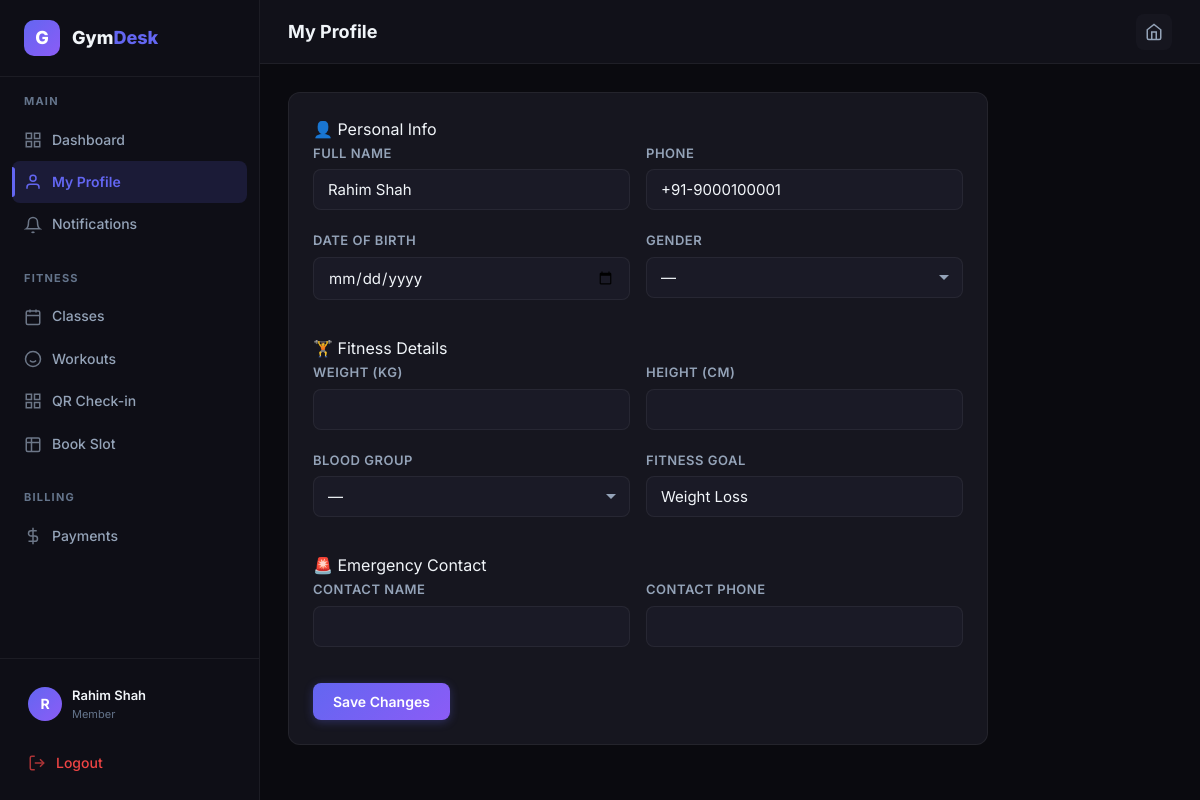
Page /member/profile (signed in) on the committed database.
### tables this page shows
CREATE TABLE users (
            id INTEGER PRIMARY KEY AUTOINCREMENT,
            email TEXT UNIQUE NOT NULL,
            password_hash TEXT NOT NULL,
            role TEXT NOT NULL CHECK(role IN ('system_admin','gym_admin','trainer','member')),
            full_name TEXT NOT NULL,
            phone TEXT,
            avatar TEXT,
            is_active INTEGER DEFAULT 1,
            created_at TIMESTAMP DEFAULT CURRENT_TIMESTAMP
        );

CREATE TABLE members (
            id INTEGER PRIMARY KEY AUTOINCREMENT,
            user_id INTEGER NOT NULL,
            gym_id INTEGER NOT NULL,
            date_of_birth DATE,
            gender TEXT,
            emergency_contact TEXT,
            emergency_phone TEXT,
            blood_group TEXT,
            weight_kg REAL,
            height_cm REAL,
            fitness_goal TEXT,
            membership_status TEXT DEFAULT 'active',
            joined_at TIMESTAMP DEFAULT CURRENT_TIMESTAMP,
            FOREIGN KEY (user_id) REFERENCES users(id),
            FOREIGN KEY (gym_id) REFERENCES gyms(id)
        );

### backend/routes/member.py (the view, shortened to what this page needs)
@member_bp.route('/profile', methods=['GET', 'POST'])
@login_required
@member_required
def profile():
    db = get_db()
    member = _get_member(db)
    user = db.execute('SELECT * FROM users WHERE id = ?', (current_user.id,)).fetchone()
    gym = db.execute('SELECT * FROM gyms WHERE id = ?', (member['gym_id'],)).fetchone()
    db.close()
    return render_template('member/profile.html', member=member, user=user, gym=gym)

### backend/app.py (called while the page is built)
    @property
    def is_authenticated(self):
        return True

### backend/database.py (called while the page is built)
def get_db():
    conn = sqlite3.connect(Config.DATABASE)
    conn.row_factory = sqlite3.Row
    conn.execute("PRAGMA foreign_keys = ON")
    return conn

### backend/routes/member.py (called while the page is built)
def _get_member(db):
    return db.execute('SELECT * FROM members WHERE user_id = ?', (current_user.id,)).fetchone()

### frontend/templates/member/profile.html (shortened to what this page needs)
{% extends "dashboard_base.html" %}{% block title %}My Profile{% endblock %}{% block page_title %}My Profile{% endblock
%}
{% block sidebar_nav %}{% include "member/_sidebar.html" %}{% endblock %}
{% block content %}
<div class="card" style="max-width:700px;">
    <form method="POST">
        <div class="form-section-title">👤 Personal Info</div>
        <div class="form-row">
            <div class="form-group"><label class="form-label">Full Name</label><input name="full_name"
                    class="form-control" value="{{ user['full_name'] }}"></div>
            <div class="form-group"><label class="form-label">Phone</label><input name="phone" class="form-control"
                    value="{{ user['phone'] or '' }}"></div>
        </div>
        <div class="form-row">
            <div class="form-group"><label class="form-label">Date of Birth</label><input type="date"
                    name="date_of_birth" class="form-control" value="{{ member['date_of_birth'] or '' }}"></div>
            <div class="form-group"><label class="form-label">Gender</label><select name="gender" class="form-control">
                    <option value="">—</option>
                </select></div>
        </div>
        <div class="form-section-title mt-4">🏋️ Fitness Details</div>
        <div class="form-row">
            <div class="form-group"><label class="form-label">Weight (kg)</label><input name="weight"
                    class="form-control" value="{{ member['weight_kg'] or '' }}"></div>
            <div class="form-group"><label class="form-label">Height (cm)</label><input name="height"
                    class="form-control" value="{{ member['height_cm'] or '' }}"></div>
        </div>
        <div class="form-row">
            <div class="form-group"><label class="form-label">Blood Group</label><select name="blood_group"
                    class="form-control">
                    <option value="">—</option>
                </select></div>
            <div class="form-group"><label class="form-label">Fitness Goal</label><input name="fitness_goal"
                    class="form-control" value="{{ member['fitness_goal'] or '' }}"></div>
        </div>
        <div class="form-section-title mt-4">🚨 Emergency Contact</div>
        <div class="form-row">
            <div class="form-group"><label class="form-label">Contact Name</label><input name="emergency_contact"
                    class="form-control" value="{{ member['emergency_contact'] or '' }}"></div>
            <div class="form-group"><label class="form-label">Contact Phone</label><input name="emergency_phone"
                    class="form-control" value="{{ member['emergency_phone'] or '' }}"></div>
        </div>
        <button class="btn btn-primary mt-4">Save Changes</button>
    </form>
</div>
{% endblock %}

### frontend/templates/dashboard_base.html (shortened to what this page needs)
{% extends "base.html" %}
{% block extra_css %}
<link rel="stylesheet" href="{{ url_for('static', filename='css/dashboard.css') }}">
{% endblock %}
{% block body %}
<div class="app-shell">
    <aside class="sidebar" id="sidebar">
        <div class="sidebar-header">
            <div class="sidebar-logo">G</div>
            <div class="sidebar-brand">Gym<span>Desk</span></div>
        </div>
        <nav class="sidebar-nav">
            {% block sidebar_nav %}{% endblock %}
        </nav>
        <div class="sidebar-footer">
            <div class="sidebar-user">
                <div class="sidebar-avatar">{{ current_user.full_name[0] }}</div>
                <div class="sidebar-user-info">
                    <div class="sidebar-user-name">{{ current_user.full_name }}</div>
                    <div class="sidebar-user-role">{{ current_user.role | replace('_', ' ') }}</div>
                </div>
            </div>
            <a href="{{ url_for('auth.logout') }}" class="nav-link mt-2" style="color: var(--error);">
                <svg width="18" height="18" viewBox="0 0 24 24" fill="none" stroke="currentColor" stroke-width="2">
                    <path d="M9 21H5a2 2 0 01-2-2V5a2 2 0 012-2h4" />
                    <polyline points="16 17 21 12 16 7" />
                    <line x1="21" y1="12" x2="9" y2="12" />
                </svg>
                Logout
            </a>
        </div>
    </aside>
    <main class="main-content">
        <header class="topbar">
            <div class="topbar-left">
                <h1 class="topbar-title">{% block page_title %}Dashboard{% endblock %}</h1>
            </div>
            <div class="topbar-right">
                <a href="{{ url_for('public.landing') }}" class="topbar-btn" title="Home">
                    <svg width="18" height="18" viewBox="0 0 24 24" fill="none" stroke="currentColor" stroke-width="2">
                        <path d="M3 9l9-7 9 7v11a2 2 0 01-2 2H5a2 2 0 01-2-2z" />
                        <polyline points="9 22 9 12 15 12 15 22" />
                    </svg>
                </a>
            </div>
        </header>
        <div class="page-content">
            {% block content %}{% endblock %}
        </div>
    </main>
</div>
{% endblock %}

### frontend/static/css/main.css (style rules this page uses)
:root { --bg-primary: #0a0a0f; --bg-secondary: #111119; --bg-card: #16161f; --bg-card-hover: #1c1c28; --bg-input: #1a1a26; --bg-sidebar: #0e0e16; --accent-primary: #6366f1; --accent-primary-hover: #818cf8; --accent-secondary: #8b5cf6; --accent-gradient: linear-gradient(135deg, #6366f1, #8b5cf6); --accent-glow: rgba(99, 102, 241, 0.15); --success: #10b981; --success-bg: rgba(16, 185, 129, 0.1); --warning: #f59e0b; --warning-bg: rgba(245, 158, 11, 0.1); --error: #ef4444; --error-bg: rgba(239, 68, 68, 0.1); --info: #3b82f6; --info-bg: rgba(59, 130, 246, 0.1); --text-primary: #f1f5f9; --text-secondary: #94a3b8; --text-muted: #64748b; --text-accent: #a5b4fc; --border-color: rgba(255, 255, 255, 0.06); --border-color-hover: rgba(255, 255, 255, 0.12); --border-accent: rgba(99, 102, 241, 0.3); --shadow-sm: 0 1px 3px rgba(0, 0, 0, 0.3); --shadow-md: 0 4px 12px rgba(0, 0, 0, 0.4); --shadow-lg: 0 8px 30px rgba(0, 0, 0, 0.5); --shadow-glow: 0 0 20px rgba(99, 102, 241, 0.15); --sidebar-width: 260px; --topbar-height: 64px; --border-radius: 12px; --border-radius-sm: 8px; --border-radius-lg: 16px; --transition-fast: 150ms ease; --transition-normal: 250ms ease; --transition-slow: 400ms ease; --font-family: 'Inter', -apple-system, BlinkMacSystemFont, 'Segoe UI', sans-serif; }
*, *::before, *::after { margin: 0; padding: 0; box-sizing: border-box; }
html { font-size: 16px; scroll-behavior: smooth; -webkit-font-smoothing: antialiased; -moz-osx-font-smoothing: grayscale; }
body { font-family: var(--font-family); background-color: var(--bg-primary); color: var(--text-primary); line-height: 1.6; min-height: 100vh; overflow-x: hidden; }
a { color: var(--accent-primary); text-decoration: none; transition: color var(--transition-fast); }
h1, h2, h3, h4, h5, h6 { color: var(--text-primary); font-weight: 700; line-height: 1.2; }
h1 { font-size: 2.25rem; }
.btn { display: inline-flex; align-items: center; gap: 8px; padding: 10px 20px; border: none; border-radius: var(--border-radius-sm); font-family: var(--font-family); font-size: 0.875rem; font-weight: 600; cursor: pointer; transition: all var(--transition-normal); text-decoration: none; white-space: nowrap; }
.btn-primary { background: var(--accent-gradient); color: #fff; box-shadow: 0 2px 10px rgba(99, 102, 241, 0.3); }
.card { background: var(--bg-card); border: 1px solid var(--border-color); border-radius: var(--border-radius); padding: 24px; transition: all var(--transition-normal); }
.form-group { margin-bottom: 20px; }
.form-label { display: block; font-size: 0.8125rem; font-weight: 600; color: var(--text-secondary); margin-bottom: 6px; text-transform: uppercase; letter-spacing: 0.5px; }
.form-control { width: 100%; padding: 10px 14px; background: var(--bg-input); border: 1px solid var(--border-color); border-radius: var(--border-radius-sm); color: var(--text-primary); font-family: var(--font-family); font-size: 0.9375rem; transition: all var(--transition-fast); outline: none; }
.form-control::placeholder { color: var(--text-muted); }
select.form-control { appearance: none; background-repeat: no-repeat; background-position: right 12px center; padding-right: 36px; }
.form-row { display: grid; grid-template-columns: 1fr 1fr; gap: 16px; }
.mt-2 { margin-top: 8px; }
.mt-4 { margin-top: 16px; }

### rows in the picture
users: full_name "R", full_name "Rahim Shah", role "Member", phone "+91-9000100001"
members: fitness_goal "Weight Loss"
